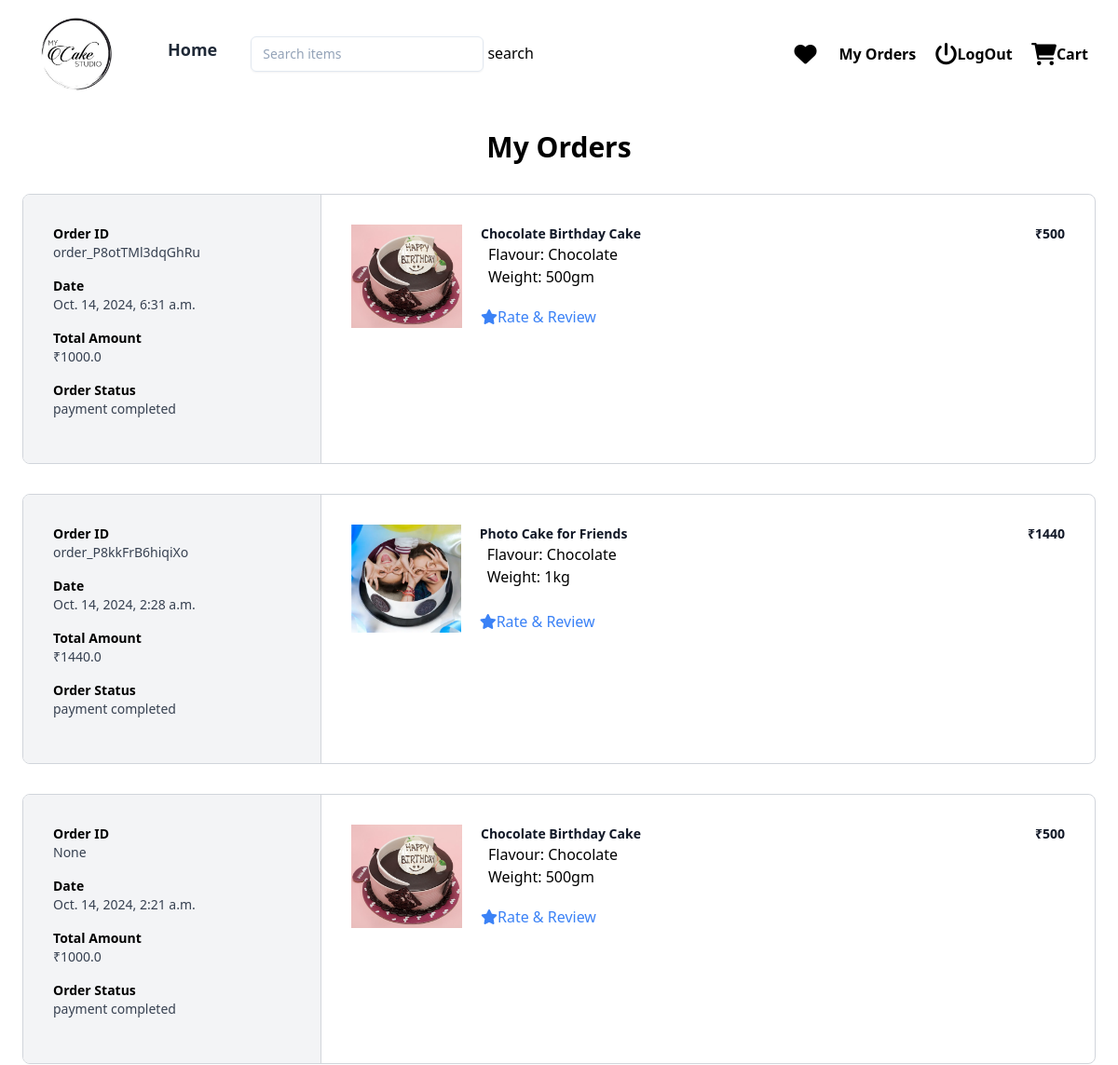
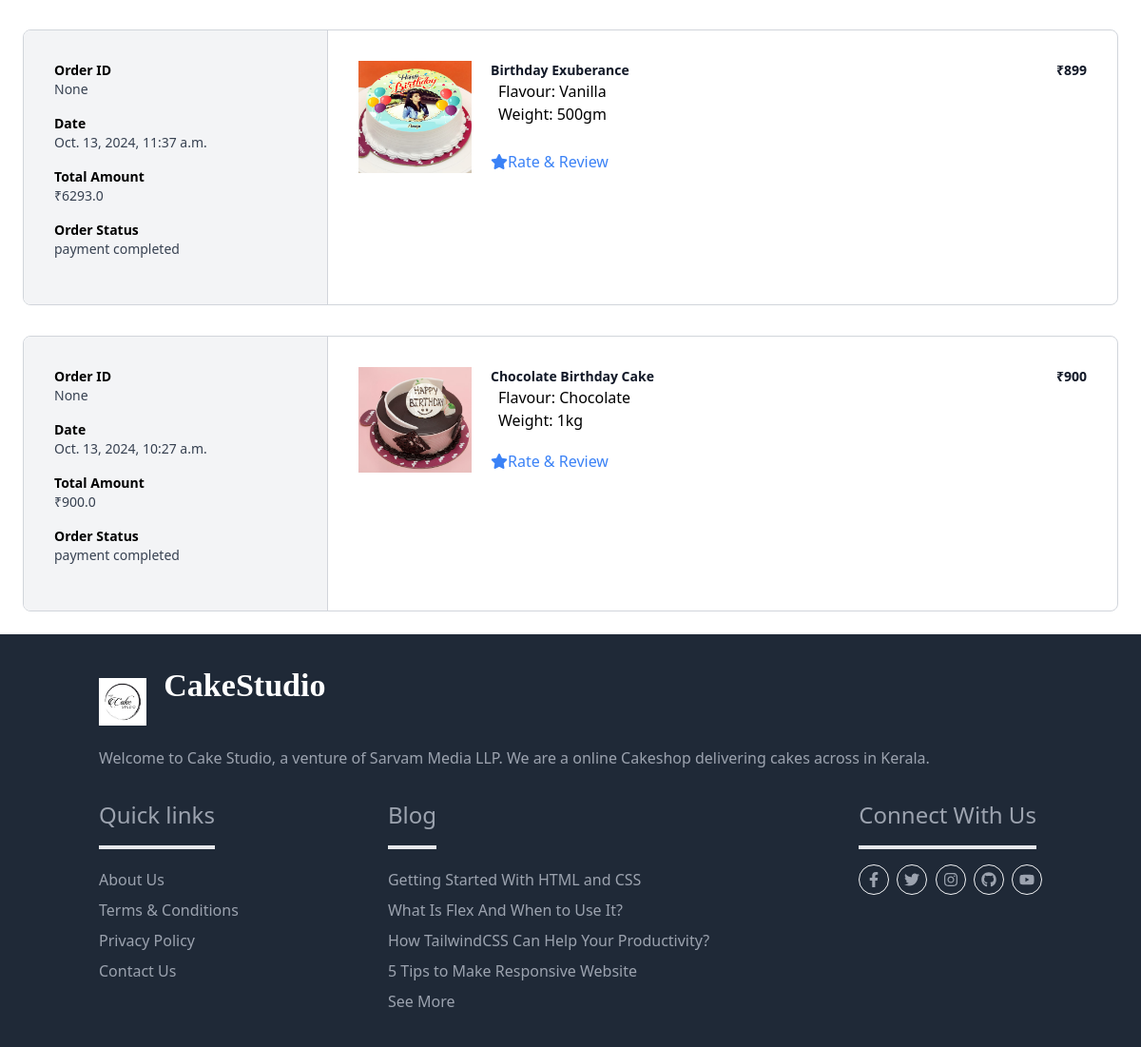
/order/summary/ (signed in), run on the app's committed database (2 pictures, top to bottom).
### myapp/models.py (models this page shows, shortened)
class MyOrders(models.Model):
    user_object=models.ForeignKey(User,on_delete=models.CASCADE,related_name="orders")
    cart_item_object=models.ManyToManyField(CartItems)
    house_name=models.CharField(max_length=500)
    place=models.CharField(max_length=200)
    pincode=models.CharField(max_length=6)
    phone=models.CharField(max_length=10)
    payment_options=(
        ("cash-on-delivery","cash-on-delivery"),
        ("online-payment","online-payment"),
    )
    payment_method=models.CharField(max_length=200,choices=payment_options,default="cash-on-delivery")
    order_id=models.CharField(max_length=200,null=True)
    is_paid=models.BooleanField(default=False)
    created_date=models.DateTimeField(auto_now_add=True)
    updated_date=models.DateTimeField(auto_now=True)
    is_active=models.BooleanField(default=True)
    total=models.FloatField(null=True)

class CartItems(models.Model):
    cart_object=models.ForeignKey(Cart,on_delete=models.CASCADE,related_name="basket_items")
    cake_variant_object=models.ForeignKey(CakeVariant,on_delete=models.CASCADE)
    quantity=models.PositiveIntegerField(default=1,validators=[MinValueValidator(1),MaxValueValidator(5)])
    updated_price=models.PositiveIntegerField(null=True)
    is_order_placed=models.BooleanField(default=False)
    created_date=models.DateTimeField(auto_now_add=True)
    updated_date=models.DateTimeField(auto_now=True)
    is_active=models.BooleanField(default=True)

class CakeVariant(models.Model):
    cake_object=models.ForeignKey(Cake,on_delete=models.CASCADE,related_name='varients')
    weight_object=models.ForeignKey(Weight,on_delete=models.CASCADE)
    shape_object=models.ForeignKey(Shape,on_delete=models.CASCADE)
    flavour_object=models.ForeignKey(Flavour,on_delete=models.CASCADE)
    price=models.PositiveIntegerField()
    created_date=models.DateTimeField(auto_now_add=True)
    updated_date=models.DateTimeField(auto_now=True)
    is_active=models.BooleanField(default=True)

class Cake(models.Model):
    name=models.CharField(max_length=300)
    description=models.TextField()
    image=models.ImageField(upload_to="cake_images",default="/cake_images/default.png")
    tag_objects=models.ManyToManyField(Tag)
    created_date=models.DateTimeField(auto_now_add=True)
    updated_date=models.DateTimeField(auto_now=True)
    is_active=models.BooleanField(default=True)

class Flavour(models.Model):
    name=models.CharField(max_length=100,unique=True)
    created_date=models.DateTimeField(auto_now_add=True)
    updated_date=models.DateTimeField(auto_now=True)
    is_active=models.BooleanField(default=True)
    def __str__(self) -> str:
        return self.name

class Weight(models.Model):
    title=models.CharField(max_length=100,unique=True)
    created_date=models.DateTimeField(auto_now_add=True)
    updated_date=models.DateTimeField(auto_now=True)
    is_active=models.BooleanField(default=True)
    def __str__(self) -> str:
        return self.title

### myapp/views.py (the view)
# urls.py: path('order/summary/',views.MyOrderSummaryView.as_view(),name='order-summary'),
@method_decorator(signin_required,name='dispatch')
class MyOrderSummaryView(View):
    def get(self,request,*args,**kwargs):
        qs=MyOrders.objects.filter(user_object=request.user,is_paid=True).order_by('-created_date')
        return render(request,'store/order_summary.html',{'orders':qs})

### myapp/decoroters.py (called while the page is built)
def signin_required(fn):
    def wrapper(request,*args,**kwargs):
        if not request.user.is_authenticated:
            messages.error(request,'invalid session! Please login')
            return redirect('sign-in')
        else:
            return fn(request,*args,**kwargs)
    return wrapper

### myapp/templates/store/order_summary.html (shortened to what this page needs)
{%extends 'store/base.html'%}
{%block main_block%}
<div class="mx-auto my-4 max-w-6xl px-2 md:my-6 md:px-0">
    <h2 class="text-3xl font-bold text-center">My Orders</h2>
{%if orders%}
    {%for o in orders%}
    <div class="mt-8 flex flex-col overflow-hidden rounded-lg border border-gray-300 md:flex-row">
        <div class="w-full border-r border-gray-300 bg-gray-100 md:max-w-xs">
          <div class="p-8">
            <div class="grid grid-cols-2 sm:grid-cols-4 md:grid-cols-1">
              <div class="mb-4">
                <div class="text-sm font-semibold">Order ID</div>
                <div class="text-sm font-medium text-gray-700">{{o.order_id}}</div>
              </div>
              <div class="mb-4">
                <div class="text-sm font-semibold">Date</div>
                <div class="text-sm font-medium text-gray-700">{{o.created_date}}</div>
              </div>
              <div class="mb-4">
                <div class="text-sm font-semibold">Total Amount</div>
                <div class="text-sm font-medium text-gray-700">₹{{o.total}}</div>
              </div>
              <div class="mb-4">
                <div class="text-sm font-semibold">Order Status</div>
                <div class="text-sm font-medium text-gray-700">
                    {%if o.is_paid%}
                    payment completed
                    {%else%}
                    payment pending
                    {%endif%}
                </div>
              </div>
            </div>
          </div>
        </div>
        <div class="flex-1">
          <div class="p-8">
            <ul class="-my-7 divide-y divide-gray-200">
            {%for ci in o.cart_item_object.all%}
              <li class="flex flex-col justify-between space-x-5 py-7 md:flex-row">
                <div class="flex flex-1 items-stretch">
                  <div class="flex-shrink-0 md:w-2/12 2xl:w-1/12 w-full">
                   <img src="{{ci.cake_variant_object.cake_object.image.url}}" alt="image" class="h-full object-center object-cover md:block hidden" />
                  </div>
                  <div class="ml-5 flex flex-col justify-between">
                    <div class="flex-1">
                      <p class="text-sm font-bold text-gray-900">
                        {{ci.cake_variant_object.cake_object.name}}
                      </p>
                      <p class=" px-2 me-1 border-gray-950">Flavour: {{ci.cake_variant_object.flavour_object}}</p>
                      <p class=" px-2 me-1 border-gray-950">Weight: {{ci.cake_variant_object.weight_object}}</p>
                    </div>
                    <div class="mt-3">
                      <a
                    class=" text-blue-500"
                    href="{%url 'review-add' ci.id%}"><i class="fa-solid fa-star"></i>Rate & Review
                    </a>
                  </div>
                  </div>
                </div>
                <div class="ml-auto flex flex-col items-end justify-between">
                  <p class="text-right text-sm font-bold text-gray-900">₹{{ci.cake_variant_object.price}}</p>
                </div>
              </li>
           {%endfor%}
            </ul>
          </div>
        </div>
      </div>
    {%endfor%}
{%else%}
<h1 class=" text-2xl font-semibold mt-8 px-2 mb-[200px] text-center">Sorry, We haven't find any orders</h1>
{%endif%}
  </div>
{%endblock%}

### data on the page
MyOrders: order_id "order_P8otTMl3dqGhRu", created_date "Oct. 14, 2024, 6:31 a.m.", total "1000.0", is_paid "payment completed"
CartItems: cake_variant_object.cake_object.image (picture), cake_variant_object.cake_object.name "Chocolate Birthday Cake", cake_variant_object.flavour_object "Chocolate", cake_variant_object.weight_object "500gm", cake_variant_object.price "500"
MyOrders: order_id "order_P8kkFrB6hiqiXo", created_date "Oct. 14, 2024, 2:28 a.m.", total "1440.0", is_paid "payment completed"
CartItems: cake_variant_object.cake_object.image (picture), cake_variant_object.cake_object.name "Photo Cake for Friends", cake_variant_object.flavour_object "Chocolate", cake_variant_object.weight_object "1kg", cake_variant_object.price "1440"
MyOrders: order_id "None", created_date "Oct. 14, 2024, 2:21 a.m.", total "1000.0", is_paid "payment completed"
CartItems: cake_variant_object.cake_object.image (picture), cake_variant_object.cake_object.name "Chocolate Birthday Cake", cake_variant_object.flavour_object "Chocolate", cake_variant_object.weight_object "500gm", cake_variant_object.price "500"
MyOrders: order_id "None", created_date "Oct. 13, 2024, 11:37 a.m.", total "6293.0", is_paid "payment completed"
CartItems: cake_variant_object.cake_object.image (picture), cake_variant_object.cake_object.name "Birthday Exuberance", cake_variant_object.flavour_object "Vanilla", cake_variant_object.weight_object "500gm", cake_variant_object.price "899"
MyOrders: order_id "None", created_date "Oct. 13, 2024, 10:27 a.m.", total "900.0", is_paid "payment completed"
CartItems: cake_variant_object.cake_object.image (picture), cake_variant_object.cake_object.name "Chocolate Birthday Cake", cake_variant_object.flavour_object "Chocolate", cake_variant_object.weight_object "1kg", cake_variant_object.price "900"
